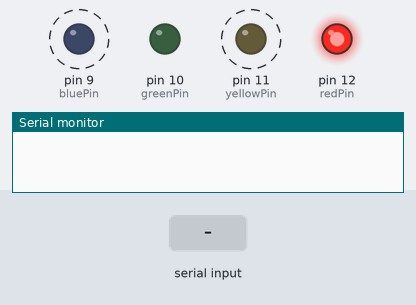
A sketch run on a simulated Arduino Uno, built with avr-gcc and run on an emulated ATmega328P. Shown: output pins drawn as LEDs (lit = HIGH), the last lines printed to the serial monitor. Dashed ring = blinking. The inputs (shaded band) are chosen by the test bench.

Above: at 0.15 s.
At 1.25 s:
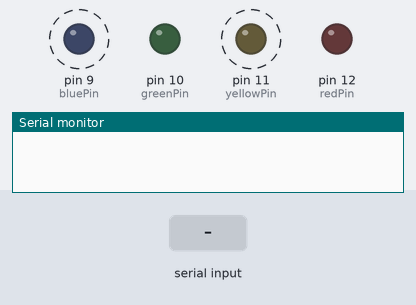
1.3 s: "STATUS\n" received over Serial
At 1.75 s:
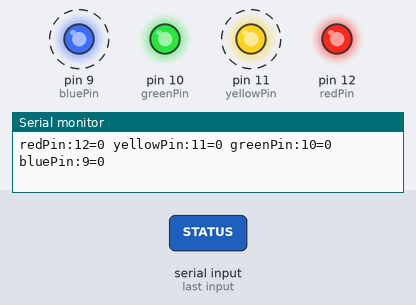
Timing chart, 0 to 10.3 s (numbered marks = the images above; inputs shaded):
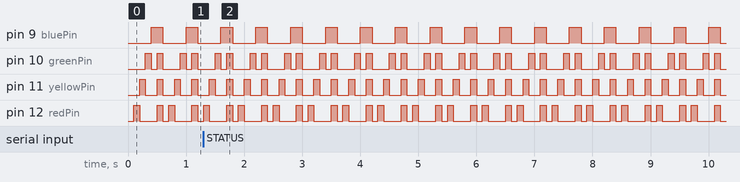

The sketch:

BlinkingLightsWithStatesReturned.ino
```cpp
// Non-blocking delays, returning state correctly with the status command
// This code is for an Arduino sketch that controls a set of LEDs with non-blocking delays and allows for serial communication to check the status of each LED.
// The LEDs will blink in a sequence, and the state of each LED can be queried via serial command STATUS.

// Pin assignments
const int redPin = 12;
const int yellowPin = 11;
const int greenPin = 10;
const int bluePin = 9;

// LED states
int redState = LOW;
int yellowState = LOW;
int greenState = LOW;
int blueState = LOW;

// Timing control
unsigned long previousMillis = 0;
const long stepInterval = 100; // Time between steps in ms
int blinkStep = 0;

// Serial input
String inputString = "";

void setup() {
  pinMode(redPin, OUTPUT);
  pinMode(yellowPin, OUTPUT);
  pinMode(greenPin, OUTPUT);
  pinMode(bluePin, OUTPUT);
  Serial.begin(115200);
}

void loop() {
  unsigned long currentMillis = millis();

  // Non-blocking LED sequence
  if (currentMillis - previousMillis >= stepInterval) {
    previousMillis = currentMillis;
    updateBlinkSequence();
  }

  // Listening for serial commands
  handleSerial();
}

void handleSerial() {
  if (Serial.available()) {
    inputString = Serial.readStringUntil('\n');
    inputString.trim();

    if (inputString == "STATUS") {
      String status =
        "redPin:" + String(redPin) + "=" + String(redState == HIGH ? 1 : 0) + " " +
        "yellowPin:" + String(yellowPin) + "=" + String(yellowState == HIGH ? 1 : 0) + " " +
        "greenPin:" + String(greenPin) + "=" + String(greenState == HIGH ? 1 : 0) + " " +
        "bluePin:" + String(bluePin) + "=" + String(blueState == HIGH ? 1 : 0);
      Serial.println(status);
    }

    inputString = "";
  }
}

void updateBlinkSequence() {
  // Reset all LEDs to OFF first
  setLED(redPin, redState, LOW);
  setLED(yellowPin, yellowState, LOW);
  setLED(greenPin, greenState, LOW);
  setLED(bluePin, blueState, LOW);

  // Then start blinking sequence, one at a time, then all
  switch (blinkStep) {
    case 0: setLED(redPin, redState, HIGH); break;
    case 1: setLED(yellowPin, yellowState, HIGH); break;
    case 2: setLED(greenPin, greenState, HIGH); break;
    case 3: setLED(bluePin, blueState, HIGH); break;
    case 4:
      setLED(redPin, redState, HIGH);
      setLED(yellowPin, yellowState, HIGH);
      setLED(greenPin, greenState, HIGH);
      setLED(bluePin, blueState, HIGH);
      break;
  }

  // Move to next step
  blinkStep = (blinkStep + 1) % 6; // Loop back after step 5 when mod(6) =0
}

//Pointers doing its thing with stateVar
void setLED(int pin, int &stateVar, int value) {
  digitalWrite(pin, value);
  stateVar = value;
}
```

Measured:
- by itself, pin 9 (bluePin): alternates HIGH for 0.20 s and LOW for 0.40 s
- by itself, pin 10 (greenPin): repeats every 0.60 s: LOW 0.10 s, HIGH 0.10 s, LOW 0.30 s, HIGH 0.10 s
- by itself, pin 11 (yellowPin): alternates HIGH for 0.10 s and LOW for 0.20 s
- by itself, pin 12 (redPin): repeats every 0.60 s: LOW 0.30 s, HIGH 0.10 s, LOW 0.10 s, HIGH 0.10 s
